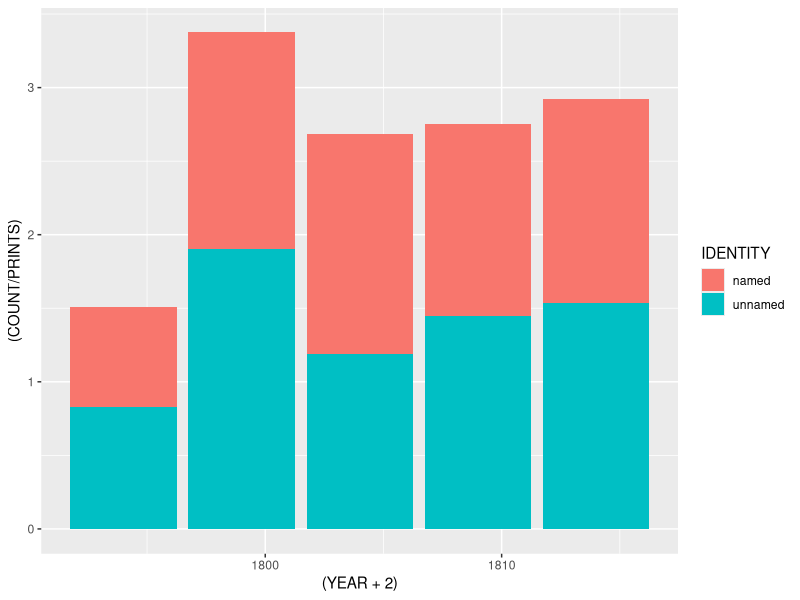
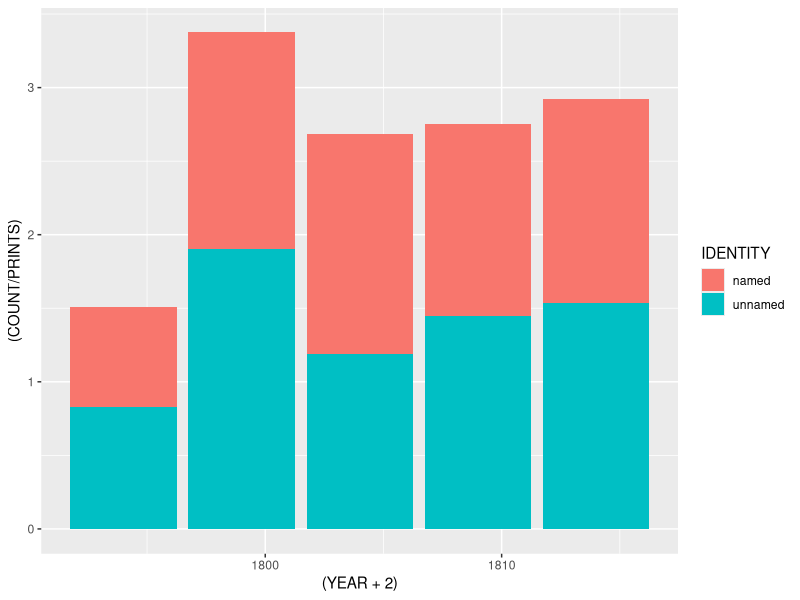

Source code (R) for these figures, in order:
#load packages

setwd("/home/james/R/2014-11_BM-catalogue/data")
library(lubridate)
library(dplyr, warn.conflicts = FALSE)
library(tidyr, warn.conflicts = FALSE)
library(ggplot2)
library(dplyr)

#read data from csv

gender <- read.csv("2014-11-25_BMSatires-Fores-17921812-forR.csv")

#plot data

ggplot(gender, aes(x = (YEAR+2), y = (COUNT/PRINTS), fill = IDENTITY)) +
	geom_bar(stat = "identity")

#save data to file

setwd("/home/james/R/2014-11_BM-catalogue/viz")
ggsave("2014-11-25_BMSatires-Fores-17921812-forR-overtotalprints.png", width = 7, height = 7)
